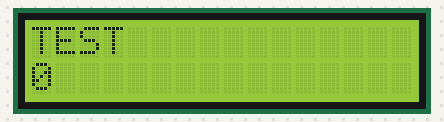
Bench run of a sketch on a simulated Arduino Uno, built with avr-gcc and run on an emulated ATmega328P. On the bench: 16×2 character LCD.

Above: at 0.1 s.
At 4.1 s:
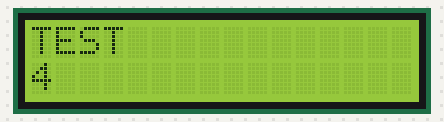
At 9.1 s:
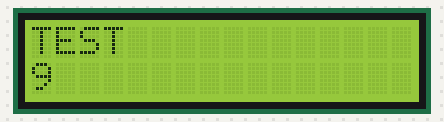
At 19.1 s:
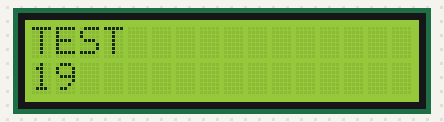
At 29.1 s:
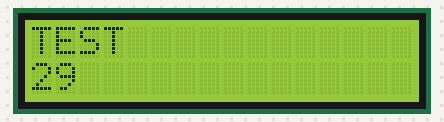
At 39.1 s:
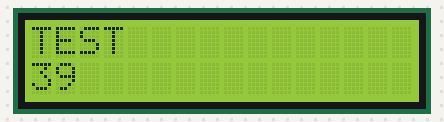

Measured:
- what the display in image 1 shows lasts 1.0 s, from 4.0 s to 5.0 s

The sketch:

code_de_base_LCD.ino
```cpp
#include <LiquidCrystal.h>

LiquidCrystal lcd(7, 8, 9, 10, 11, 12);

void setup() {
  // set up the LCD's number of columns and rows:
  lcd.begin(16, 2);
  // Print a message to the LCD.
  lcd.print("TEST");
}

void loop() {
  // set the cursor to column 0, line 1
  // (note: line 1 is the second row, since counting begins with 0):
  lcd.setCursor(0, 1);
  // print the number of seconds since reset:
  lcd.print(millis() / 1000);
}
```
